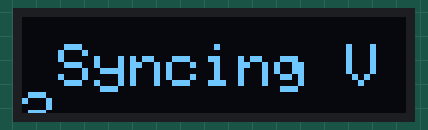
Recording of a sketch running on a simulated ESP8266 (NodeMCU). Parts: 128×32 one-colour display. WiFi joins after 1.5 s; servers stay silent unless stated; the display library's start-up logo is not drawn; network time is answered at once with the bench clock; the local clock reads 2024-03-15 10:24:30 at power-on unless the sketch sets it; what the sketch prints to the serial monitor is not drawn.

Above: at 3.6 s.
At 5.7 s:
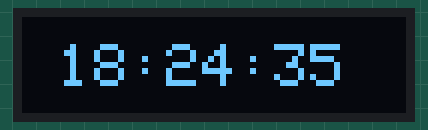
At 13.8 s:
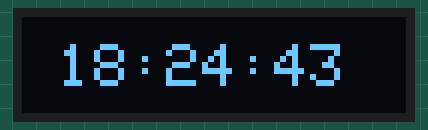
At 21.9 s:
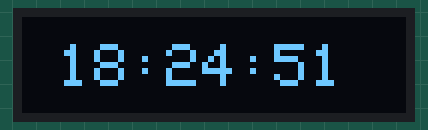
At 30.0 s:
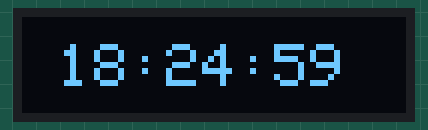
At 38.1 s:
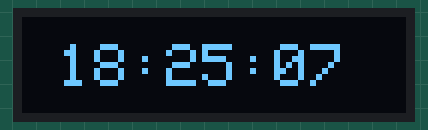

The sketch:

Wifi_Clock.ino
```cpp
//NOTE:  some reminants from the original clock program remain

// An experiment using the ESP-8266 to lock onto time server and display it on an OLED

//  Using board from BangGood as ESP-12E module
// 6-28-2017 working

// TO GET OLED WORKING I NEEDED TO MAKE CHANGES SHOWN HERE
//  https://github.com/structure7/fridgeTemps
// OLED_RESET=0, etc and it works
// ON OLED/ESP12 pin D1 to SCL  and pin D2 to SDA


//************* Wol Clock by Jon Fuge ******************************
//  http://www.instructables.com/id/Wol-Clock-ESP8266-12E-60-LED-WS2812B-Analogue-Digi/?ALLSTEPS
//************* Declare included libraries ******************************
#include <NTPClient.h>
#include <Time.h>
#include <TimeLib.h>
#include <Adafruit_NeoPixel.h>
#include <ESP8266WiFi.h>
#include <WiFiUdp.h>

#include <SPI.h>
#include <Wire.h>
#include <Adafruit_GFX.h>
#include <Adafruit_SSD1306.h>
#define SSD1306_128_64
#define OLED_RESET 0
#define SCREEN_WIDTH 128 // OLED display width, in pixels
#define SCREEN_HEIGHT 32 // OLED display height, in pixels
Adafruit_SSD1306 display(SCREEN_WIDTH, SCREEN_HEIGHT, &Wire, OLED_RESET);

#define NUMFLAKES 10
#define XPOS 0
#define YPOS 1
#define DELTAY 2

//Set your timezone in hours difference rom GMT
const int hours_Offset_From_GMT = 8;

//Set your wifi details so the board can connect and get the time from the internet
const char *ssid      = "AliHomeLan25";    //  your network SSID (name)
const char *password  = "Ali1351Reza"; // your network password

byte SetClock;

// By default 'time.nist.gov' is used.
WiFiUDP ntpUDP;
NTPClient timeClient(ntpUDP);

// Which pin on the ESP8266 is connected to the NeoPixels?
#define PIN            14 // This is the D5 pin

//************* Declare user functions ******************************
void Draw_Clock(time_t t, byte Phase);
int ClockCorrect(int Pixel);
void SetBrightness(time_t t);
void SetClockFromNTP ();
bool IsDst();

//************* Declare NeoPixel ******************************
Adafruit_NeoPixel pixels = Adafruit_NeoPixel(60, PIN, NEO_GRB + NEO_KHZ800);

//************* Setup function for Wol_Clock ******************************


void setup() {
  Serial.begin(9600);
  Serial.println("Test of clock!!!!!");
  Serial.println("Test of clock!!!!!");
  Serial.println("Test of clock!!!!!");

  WiFi.begin(ssid, password); // Try to connect to WiFi

  while ( WiFi.status() != WL_CONNECTED )
    delay ( 500 ); // keep waiging until we successfully connect to the WiFi

  SetClockFromNTP(); // get the time from the NTP server with timezone correction

  Wire.begin(4, 5);
  Serial.begin(9600);

  // by default, we'll generate the high voltage from the 3.3v line internally! (neat!)
  display.begin(SSD1306_SWITCHCAPVCC, 0x3C);  // initialize with the I2C addr 0x3C (for the 128x32)
  display.display();
  delay(2000);
  display.clearDisplay();
  display.setTextSize(2);
  display.setTextColor(WHITE);
  display.setCursor(12, 9);  // over (X) then down (Y)
  display.println("Syncing V2");
  display.display();
  delay(2000);
}

void SetClockFromNTP ()
{
  timeClient.update(); // get the time from the NTP server
  setTime(timeClient.getEpochTime()); // Set the system yime from the clock
  if (IsDst())
    adjustTime((hours_Offset_From_GMT + 1) * 3600); // offset the system time with the user defined timezone (3600 seconds in an hour)
  else
    adjustTime(hours_Offset_From_GMT * 3600); // offset the system time with the user defined timezone (3600 seconds in an hour)
}

bool IsDst()
{
  if (month() < 3 || month() > 10)  return false;
  if (month() > 3 && month() < 10)  return true;
  int previousSunday = day() - weekday();
  if (month() == 3) return previousSunday >= 24;
  if (month() == 10) return previousSunday < 24;

  return false; // this line never gonna happend
}

//************* Main program loop for Wol_Clock ******************************
void loop() {

  time_t t = now(); // Get the current time
  SetBrightness(t);
  if (minute(t) == 0) // at the start of each hour, update the time from the time server
    if (SetClock == 1)
    {
      SetClockFromNTP(); // get the time from the NTP server with timezone correction
      SetClock = 0;
    }
    else
    {
      delay(200); // Just wait for 0.1 seconds
      SetClock = 1;
    }
}


//************* Function to set the clock brightness ******************************
void SetBrightness(time_t t)
{
  int NowHour = hour(t);
  int NowMinute = minute(t);
  int NowSecond = second(t);
  Serial.print("Hour = ");
  Serial.print(NowHour);
  Serial.print(" Minute= "); Serial.print(NowMinute);
  Serial.print(" Second= "); Serial.println(NowSecond);

  display.clearDisplay();

  display.setTextSize(2);
  display.setTextColor(WHITE);
  display.setCursor(12, 9);  // over (X) then down (Y)
  display.print(NowHour);
  display.print(":");
  if (NowMinute <= 9) {
    display.print("0");  // pad #s < 10 with leading zero
  }
  display.print(NowMinute);
  display.print(":");
  if (NowSecond <= 9) {  // pad #s < 10 with leading zero
    display.print("0");
  }
  display.print(NowSecond);

  display.display();
  delay(1000);
}
```

Measured:
- what the display in image 0 shows lasts 2.0 s, from 3.6 s to 5.6 s
- what the display in image 1 shows lasts 1.0 s, from 5.6 s to 6.6 s
